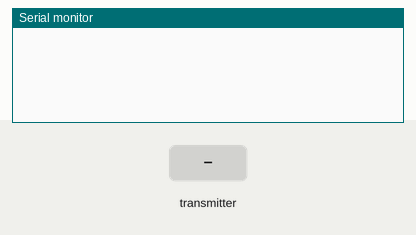
Recording of a sketch running on a simulated Arduino Uno, built with avr-gcc and run on an emulated ATmega328P. On the bench: the last lines printed to the serial monitor. The inputs (shaded band) are chosen by the test bench. No radio packets arrive unless stated.

Above: at 1.2 s.
1.3 s: the transmitter starts sending temperature = 0
At 1.37 s:
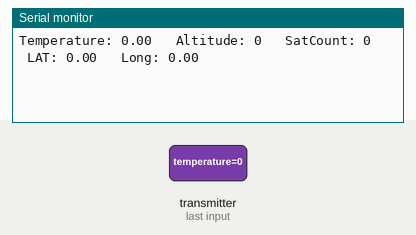
3.2 s: the transmitter starts sending Alt = 64
At 3.39 s:
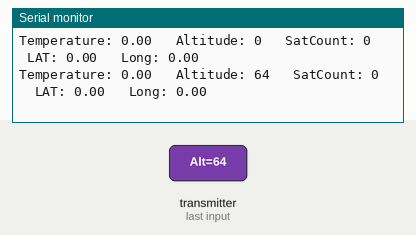
6.2 s: the transmitter starts sending SCount = 128
At 6.35 s:
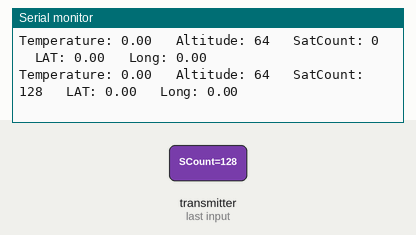
9.2 s: the transmitter starts sending Lat = 25
At 9.39 s:
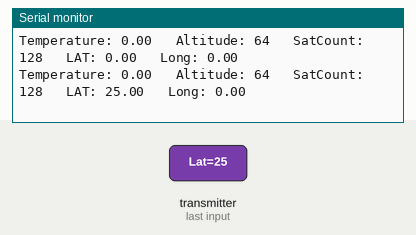
12.2 s: the transmitter starts sending Longi = 25
At 12.4 s:
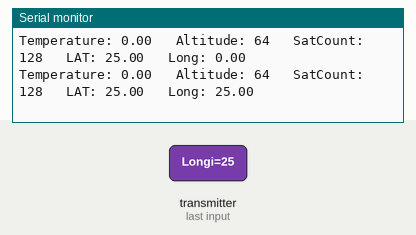
15.2 s: the transmitter starts sending temperature = 25
At 15.36 s:
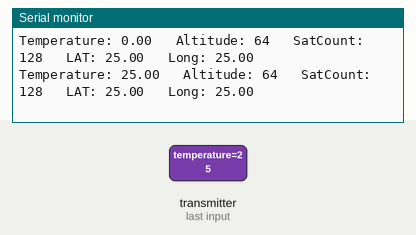

Measured:
- after the input at 1.3 s, the serial monitor: prints a new line at once (image 1)
- after the input at 3.2 s, the serial monitor: prints a new line after 0.12 s (image 2)
- after the input at 6.2 s, the serial monitor: prints a new line after 0.09 s (image 3)
- after the input at 9.2 s, the serial monitor: prints a new line after 0.13 s (image 4)
- after the input at 12.2 s, the serial monitor: prints a new line after 0.13 s (image 5)
- after the input at 15.2 s, the serial monitor: prints a new line after 0.09 s (image 6)

The sketch:

GS_only_receive.ino
```cpp
#include <SPI.h>
#include <nRF24L01.h>
#include <RF24.h>
RF24 radio(7, 8);   // nRF24L01 (CE, CSN)
const byte address[6] = "00001";
unsigned long lastReceiveTime = 0;
unsigned long currentTime = 0;
// Max size of this struct is 32 bytes - NRF24L01 buffer limit
struct Data_Package {
  double temperature;
  byte Alt;
  byte X;
  byte Y;
  byte Z;
  byte SCount;
  float Lat;
  float Longi;
  byte Speed;

};
Data_Package data; //Create a variable with the above structure
void setup() {
  Serial.begin(9600);
  radio.begin();
  radio.openReadingPipe(0, address);
  radio.setAutoAck(false);
  radio.setDataRate(RF24_250KBPS);
  radio.setPALevel(RF24_PA_LOW);
  radio.startListening(); //  Set the module as receiver

}
void loop() {
  // Check whether there is data to be received
  if (radio.available()) {
    radio.read(&data, sizeof(Data_Package)); // Read the whole data and store it into the 'data' structure

  // Print the data in the Serial Monitor
  Serial.print("Temperature: ");
  Serial.print(data.temperature);
  Serial.print("   Altitude: ");
  Serial.print(data.Alt);
  Serial.print("   SatCount: ");
  Serial.print(data.SCount);
  Serial.print("   LAT: ");
  Serial.print(data.Lat);
  Serial.print("   Long: ");
  Serial.println(data.Longi);
}
}
```
